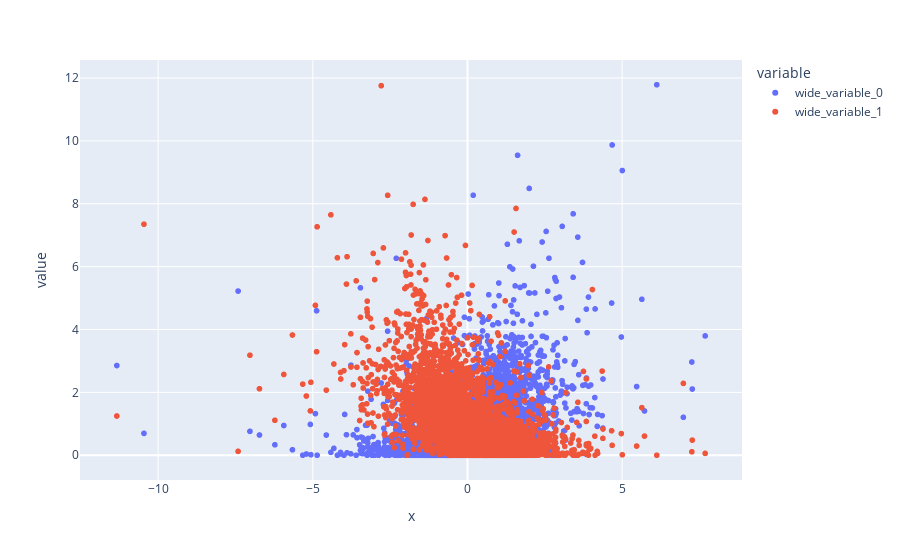

Notebook code cell kept with this figure:
### Code cell
predictor = "BAYES"
results = manager.load("{}_results".format(predictor))
data = manager.load("2020-07-20-2020-07-28:1d")

high = (data["high"] - data["open"])/data["open"] * 100
low = (data["open"] - data["low"])/data["open"] * 100

fig = ex.scatter(x=results["{}_predicted".format(predictor)][:5970], y=[high[1:], low[1:]])
fig.show()

### Figure 1 — Plotly figure (JSON) as saved in the notebook; plotly's stock layout.template omitted (floating-point values rounded to 4 significant figures; data arrays with more than 128 entries replaced by an {"elided": "..."} marker saying what was removed)
{"data": [{"hovertemplate": "variable=wide_variable_0<br>x=%{x}<br>value=%{y}<extra></extra>", "legendgroup": "wide_variable_0", "marker": {"color": "#636efa", "symbol": "circle"}, "mode": "markers", "name": "wide_variable_0", "showlegend": true, "type": "scattergl", "x": {"elided": "5970 float values"}, "xaxis": "x", "y": {"elided": "5970 float values"}, "yaxis": "y"}, {"hovertemplate": "variable=wide_variable_1<br>x=%{x}<br>value=%{y}<extra></extra>", "legendgroup": "wide_variable_1", "marker": {"color": "#EF553B", "symbol": "circle"}, "mode": "markers", "name": "wide_variable_1", "showlegend": true, "type": "scattergl", "x": {"elided": "5970 float values"}, "xaxis": "x", "y": {"elided": "5970 float values"}, "yaxis": "y"}], "layout": {"legend": {"title": {"text": "variable"}, "tracegroupgap": 0}, "margin": {"t": 60}, "xaxis": {"anchor": "y", "domain": [0, 1], "title": {"text": "x"}}, "yaxis": {"anchor": "x", "domain": [0, 1], "title": {"text": "value"}}}}
